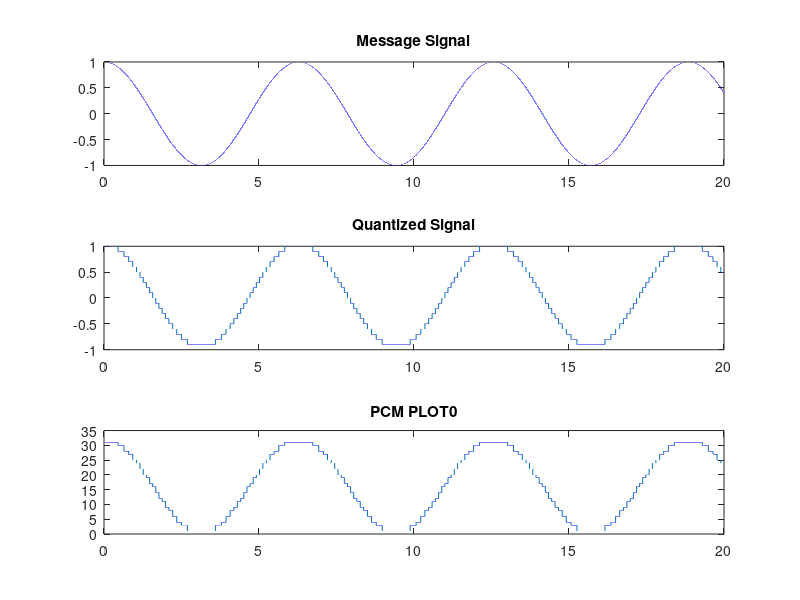

The MATLAB source for this figure:
clc;
close all;
clear all;
t=0:0.0001:20;
c=input('Enter Bit Depth of PCM coding:');
part=-1:0.1:1;
codebook=-1:0.1:1.1;
msg=cos(t);
[~,quarts]=quantiz(msg, part, codebook);
subplot(3,1,1);
plot(t, quarts);
plot(t, msg);
title('Message Signal');
subplot(3,1,2);
plot(t, quarts);
title('Quantized Signal');
y=uencode(quarts, c);
ybin=dec2bin(y,c);
subplot(3,1,3);
plot(t,y);
title('PCM PLOT0')
